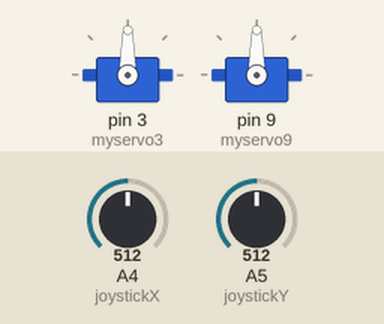
Bench run of a sketch on a simulated Arduino Uno, built with avr-gcc and run on an emulated ATmega328P. On the bench: 2 × servo. The inputs (shaded band) are chosen by the test bench; at power-on: A4 (joystickX) = 512, A5 (joystickY) = 512. The ROS host is connected and sends only what is stated.

Above: at 1.2 s.
1.3 s: A4 (joystickX) set to 716
At 1.9 s:
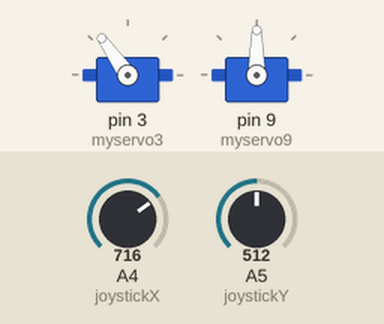
2.8 s: A5 (joystickY) set to 716
At 4.0 s:
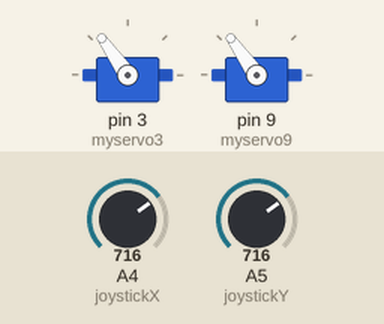
4.3 s: A4 (joystickX) set to 900
At 5.5 s:
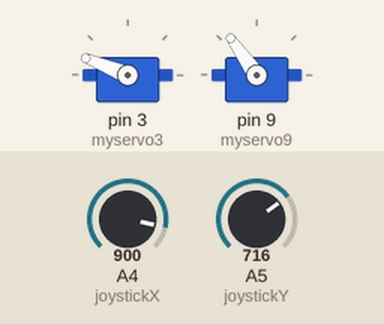
5.8 s: A5 (joystickY) set to 900
At 6.7 s:
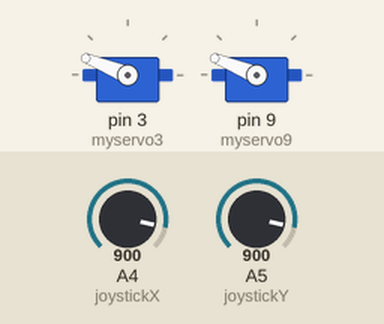
7.3 s: A4 (joystickX) set to 1023
At 8.0 s:
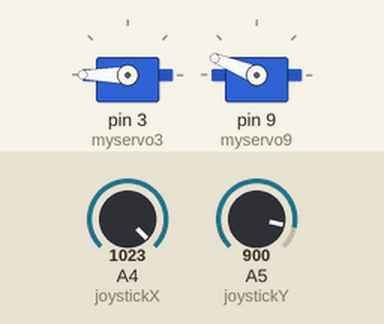
8.8 s: A5 (joystickY) set to 1023
At 9.1 s:
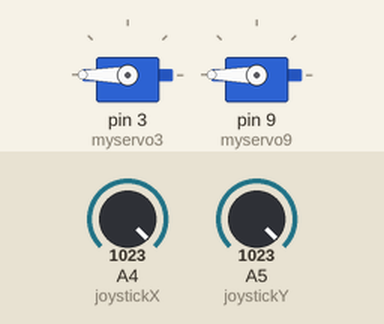
Timing chart, 0 to 11.3 s (numbered marks = the images above; inputs shaded):
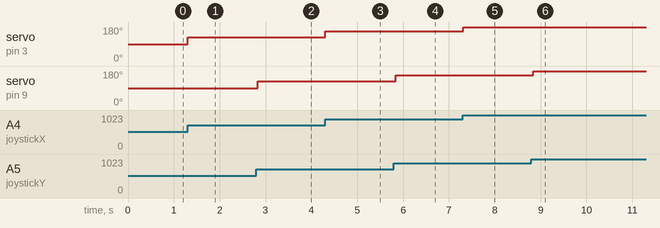

The sketch:

pub_joystick.ino
```cpp
/* this is the code run on the arduino IDE

   For the full tutorial write up, visit
   https://wiki.ros.org/rosserial_arduino/Tutorials
   https://wiki.ros.org/rosserial_arduino/Tutorials/Push%20Button
   https://answers.ros.org/question/37185/how-to-initialize-a-uint8multiarray-message/

   3 STEPS TO RUN THE CODE:
   1-terminal: roscore
   2-terminal: rosrun rosserial_python serial_node.py /dev/ttyUSB0   -- to startup the node on arduino
   3-terminal: rostopic pub servo std_msgs/UInt16 90   -- to publish the angle
*/

/********************** based on UInt16MultiArray *******************/
//#include <ros.h>
//#include <std_msgs/UInt16.h>
//#include "std_msgs/String.h"
//#include <std_msgs/Bool.h>
//#include <std_msgs/UInt16MultiArray.h>
//#include <std_msgs/MultiArrayDimension.h>
//#include <Servo.h> //accesses the Arduino Servo Library
//ros::NodeHandle  nh;
//
//std_msgs::UInt16MultiArray joydata_msg;
//ros::Publisher pub_joy ("joystick", &joydata_msg);
//
///* std_msgs::Bool pushed_msg; */
///* ros::Publisher pub_button("pushed", &pushed_msg);  */
//
//const int joystickX = 4;
//const int joystickY = 5;
//
//int datax = 0;
//int datay = 0;
//Servo myservo3;  // creates servo object to control a servo
//Servo myservo9;  // creates servo object to control a servo
//
//void setup()
//{
//  nh.initNode();
//  /* motor test */
//  myservo3.attach(3);  // ensures output to servo on pin 3
//  myservo9.attach(9);  // ensures output to servo on pin 9
//
//  joydata_msg.layout.dim = (std_msgs::MultiArrayDimension *)
//                           malloc(sizeof(std_msgs::MultiArrayDimension) * 8);
//  joydata_msg.layout.dim[0].size = 2;
//  joydata_msg.layout.dim[0].stride = 1;
//  joydata_msg.layout.data_offset = 0;
//  joydata_msg.data_length = 4;
//  nh.advertise(pub_joy);
//}
//
//void loop()
//{
//  joydata_msg.data[1] = analogRead(joystickX);
//  joydata_msg.data[2] = analogRead(joystickY);
//
//  /* test on motor */
//  datay = map(joydata_msg.data[1], 0, 1023, 0, 180);     // converts reading from potentiometer to an output value in degrees of rotation that the servo can understand
//  myservo3.write(datay);                  // sets the servo position according to the input from the potentiometer
//  delay(15);
//
//  datax = map(joydata_msg.data[2], 0, 1023, 0, 180);     // converts reading from potentiometer to an output value in degrees of rotation that the servo can understand
//  myservo9.write(datax);                  // sets the servo position according to the input from the potentiometer
//  delay(15);
//  pub_joy.publish(&joydata_msg);
//  nh.spinOnce();
//}
/********************************************************************/

/******************************** based on UInt32 *******************/
#include <ros.h>
#include <std_msgs/UInt16.h>
#include "std_msgs/String.h"
#include <std_msgs/Bool.h>
#include <std_msgs/UInt32.h>
#include <std_msgs/MultiArrayDimension.h>
#include <Servo.h> //accesses the Arduino Servo Library
ros::NodeHandle  nh;

std_msgs::UInt32 joydata_msg;
ros::Publisher pub_joy ("joystick", &joydata_msg);

const int joystickX = 4;
const int joystickY = 5;

int datax = 0;
int datay = 0;
Servo myservo3;
Servo myservo9;

void setup()
{
  nh.initNode();
  /* motor test */
  myservo3.attach(3);  // ensures output to servo on pin 3
  myservo9.attach(9);  // ensures output to servo on pin 9

//  joydata_msg.layout.dim = (std_msgs::MultiArrayDimension *)
//                           malloc(sizeof(std_msgs::MultiArrayDimension) * 8);
//  joydata_msg.layout.dim[0].size = 2;
//  joydata_msg.layout.dim[0].stride = 1;
//  joydata_msg.layout.data_offset = 0;
//  joydata_msg.data_length = 4;

  nh.advertise(pub_joy);
}

void loop()
{
  joydata_msg.data = ((unsigned long) analogRead(joystickX)) | (((unsigned long) analogRead(joystickY)) << 16);
  /* test on motor */
  datax = map((joydata_msg.data & 0x0000FFFF), 0, 1023, 0, 180);     // converts reading from potentiometer to an output value in degrees of rotation that the servo can understand
  myservo3.write(datax);                  // sets the servo position according to the input from the potentiometer
  delay(15);

  datay = map(((joydata_msg.data & 0xFFFF0000) >> 16), 0, 1023, 0, 180);     // converts reading from potentiometer to an output value in degrees of rotation that the servo can understand
  myservo9.write(datay);                  // sets the servo position according to the input from the potentiometer
  delay(15);
  pub_joy.publish(&joydata_msg);
  nh.spinOnce();
}
```

Measured:
- after the input at 1.3 s, servo on pin 3 (myservo3): 90° → 125° at once
- after the input at 2.8 s, servo on pin 9 (myservo9): 90° → 125° at once
- after the input at 4.3 s, servo on pin 3 (myservo3): 125° → 158° at once
- after the input at 5.8 s, servo on pin 9 (myservo9): 125° → 158° at once
- after the input at 7.3 s, servo on pin 3 (myservo3): 158° → 180° at once
- after the input at 8.8 s, servo on pin 9 (myservo9): 158° → 180° at once
